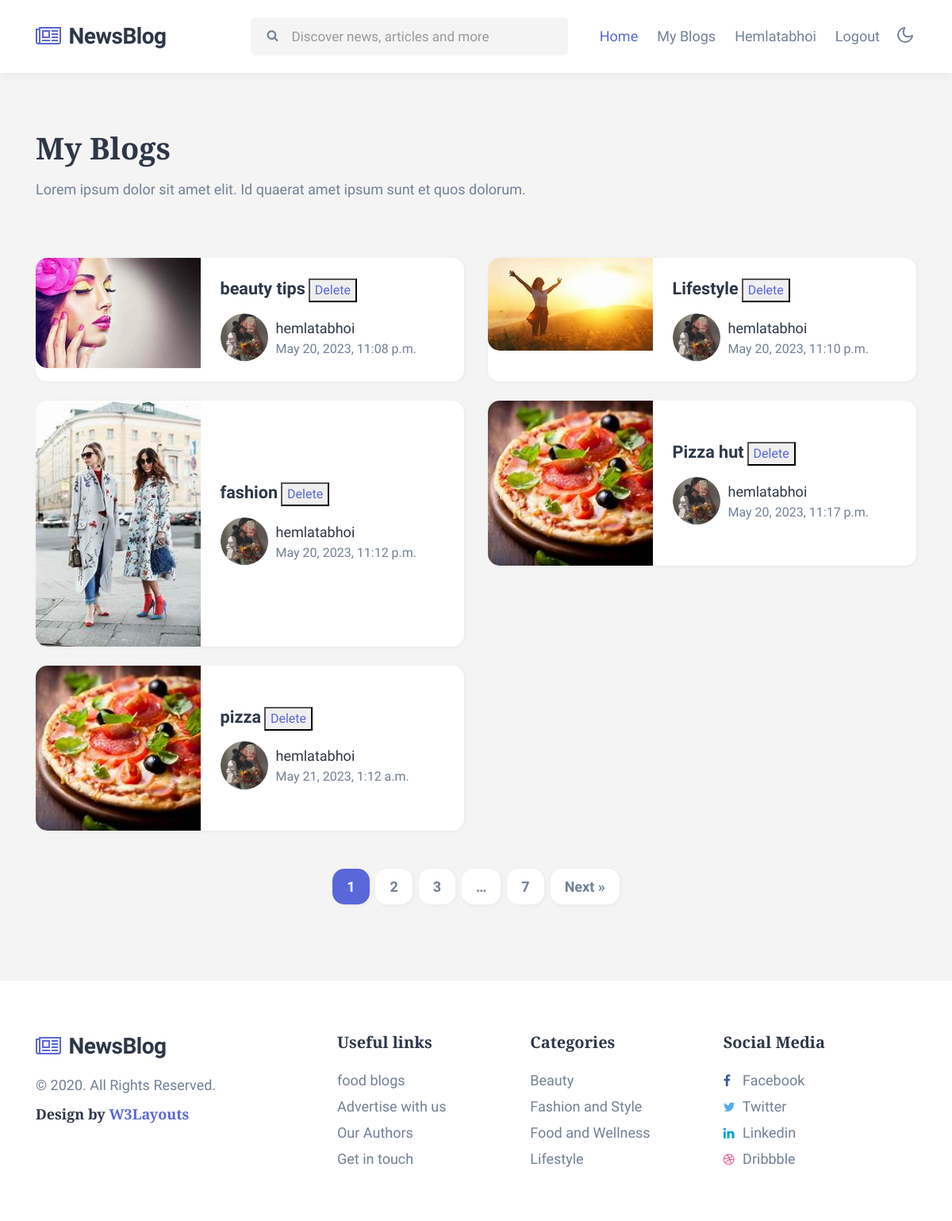
/my_blogs/ (signed in), run on the app's committed database.
### blogapp/models.py (models this page shows, shortened)
class User(models.Model):
    v1 = [('Male', 'Male'),
          ('Female', 'Female'),
          ('Others', 'Others')]
    first_name = models.CharField(max_length=150)
    last_name = models.CharField(max_length=150)
    email = models.EmailField(unique=True)
    username = models.CharField(max_length=100, unique=True)
    password = models.CharField(max_length=100)
    gender = models.CharField(max_length=50, choices=v1)
    pic = models.FileField(upload_to='profile_pics', default='sad.png')

class Blog(models.Model):
    c1 = [('food', 'food'),
          ('lifestyle', 'lifestyle'),
          ('fashion', 'fashion'),
          ('beauty', 'beauty')]
    title = models.CharField(max_length=150)
    des = models.TextField()
    pic = models.FileField(upload_to='blog_photos', default='sad.jpg')
    time = models.DateTimeField(auto_now=True)
    user = models.ForeignKey(User, on_delete= models.CASCADE)
    category = models.CharField(max_length=150, choices=c1)

### blogapp/views.py (the view)
# urls.py: path('my_blogs/', my_blogs, name='my_blogs'),
def my_blogs(request):
    try:
        u1 = User.objects.get(email = request.session['email'])
        l1 = Blog.objects.filter(user = u1)
        return render(request, 'my_blogs.html', {'userdata':u1, 'user_blogs': l1})
    except:
        return redirect('login')

### blogapp/templates/my_blogs.html
{% extends 'base.html' %}
{% load static %}
{% block content %}
<div class="w3l-homeblock2 w3l-homeblock5 py-5">
    <div class="container pt-md-4 pb-md-5">
        <h3 class="category-title mb-3">My Blogs</h3>
        <p class="mb-sm-5 mb-4 max-width">Lorem ipsum dolor sit amet elit. Id quaerat amet ipsum sunt et quos dolorum.</p>
        <div class="row">
            {% for i in user_blogs %}
            <div class="col-lg-6 mt-4">
                <div class="bg-clr-white hover-box">
                    <div class="row">
                        <div class="col-sm-5 position-relative">
                            <a href="#blog-single.html" class="image-mobile">
                                <img class="card-img-bottom d-block radius-image-full" src="{{i.pic.url}}" alt="Card image cap">
                            </a>
                        </div>
                        <div class="col-sm-7 card-body blog-details align-self">
                            <a href="{% url 'single_blog' i.id %}" class="blog-desc">{{i.title}}
                            </a>
                            <button><a href="{% url 'delete_blog' i.id %}">Delete</a></button>
                            <div class="author align-items-center">
                                <img src="{{i.user.pic.url}}" alt="" class="img-fluid rounded-circle">
                                <ul class="blog-meta">
                                    <li>
                                        <a href="author.html">{{i.user.username}}</a>
                                    </li>
                                    <li class="meta-item blog-lesson">
                                        <span class="meta-value">{{i.time}}</span>
                                    </li>
                                </ul>
                            </div>
                        </div>
                    </div>
                </div>
            </div>
            {% endfor %}
        </div>
        <ul class="site-pagination text-center mt-md-5 mt-4">
            <li><span aria-current="page" class="page-numbers current">1</span></li>
            <li><a class="page-numbers" href="#page2">2</a></li>
            <li><a class="page-numbers" href="#page3">3</a></li>
            <li><span class="page-numbers dots">…</span></li>
            <li><a class="page-numbers" href="#page7">7</a></li>
            <li><a class="next page-numbers" href="#next">Next »</a></li>
        </ul>
    </div>
</div>
{% endblock %}

### blogapp/templates/base.html (shortened to what this page needs)
{% load static %}
<!doctype html>
<html lang="en">
  <head>
    <link rel="stylesheet" href="{% static 'assets/css/style-starter.css' %}">
  </head>
  <body>
<header class="w3l-header">
	<div class="container">
	<nav class="navbar navbar-expand-lg navbar-light fill px-lg-0 py-0 px-sm-3 px-0">
			<a class="navbar-brand" href="{% url 'index' %}">
				<span class="fa fa-newspaper-o"></span>NewsBlog</a>
			<div class="collapse navbar-collapse" id="navbarSupportedContent">
				<nav class="mx-auto">
					<div class="search-bar">
						<form class="search" action="{% url 'search' %}" method="get" >
							<input type="search" class="search__input" name="search" placeholder="Discover news, articles and more"
								onload="equalWidth()" required>
							<span class="fa fa-search search__icon"></span>
						</form>
					</div>
				</nav>
				<ul class="navbar-nav">
					<li class="nav-item active">
						<a class="nav-link" href="{% url 'index' %}">Home</a>
					</li>
          {% if userdata %}
					<li class="nav-item @@contact__active">
						<a class="nav-link" href="{% url 'my_blogs' %}">My Blogs</a>
					</li>
          <li class="nav-item @@contact__active">
						<a class="nav-link" href="">{{userdata.username}}</a>
					</li>
          <li class="nav-item @@contact__active">
						<a class="nav-link" href="{% url 'logout' %}">Logout</a>
					</li>
          {% endif %}
				</ul>
			</div>
			<div class="mobile-position">
				<nav class="navigation">
					<div class="theme-switch-wrapper">
						<label class="theme-switch" for="checkbox">
							<div class="mode-container">
								<i class="gg-moon"></i>
							</div>
						</label>
					</div>
				</nav>
			</div>
		</div>
</header>
{% block content %}
{% endblock %}
<section class="app-footer">
    <footer class="footer-28 py-5">
      <div class="footer-bg-layer">
        <div class="container py-lg-3">
          <div class="row footer-top-28">
            <div class="col-lg-4 footer-list-28 copy-right mb-lg-0 mb-sm-5 mt-sm-0 mt-4">
              <a class="navbar-brand mb-3" href="index.html">
                <span class="fa fa-newspaper-o"></span> NewsBlog</a>
              <p class="copy-footer-28"> © 2020. All Rights Reserved. </p>
              <h5 class="mt-2">Design by <a href="https://w3layouts.com/">W3Layouts</a></h5>
            </div>
            <div class="col-lg-8 row">
              <div class="col-sm-4 col-6 footer-list-28">
                <h6 class="footer-title-28">Useful links</h6>
                <ul>
                  <li><a href="#categories">food blogs</a></li>
                  <li><a href="#advertise">Advertise with us</a></li>
                  <li><a href="#authors">Our Authors</a></li>
                  <li><a href="contact.html">Get in touch</a></li>
                </ul>
              </div>
              <div class="col-sm-4 col-6 footer-list-28">
                <h6 class="footer-title-28">Categories</h6>
                <ul>
                  <li><a href="beauty.html">Beauty</a></li>
                  <li><a href="fashion.html">Fashion and Style</a></li>
                  <li><a href="#food"> Food and Wellness</a></li>
                  <li><a href="#lifestyle">Lifestyle</a></li>
                </ul>
              </div>
              <div class="col-sm-4 col-6 footer-list-28 mt-sm-0 mt-4">
                <h6 class="footer-title-28">Social Media</h6>
                <ul class="social-icons">
                  <li class="facebook">
                    <a href="#facebook"><span class="fa fa-facebook"></span> Facebook</a></li>
                  <li class="twitter"> <a href="#twitter"><span class="fa fa-twitter"></span> Twitter</a></li>
                  <li class="linkedin"> <a href="#linkedin"><span class="fa fa-linkedin"></span> Linkedin</a></li>
                  <li class="dribbble"><a href="#dribbble"><span class="fa fa-dribbble"></span> Dribbble</a></li>
                </ul>
              </div>
            </div>
          </div>
        </div>
      </div>
    </footer>
  </section>
  </body>
  </html>

### data on the page
User: username "Hemlatabhoi"
Blog: pic (picture), title "beauty tips", user.pic (placeholder picture), user.username "hemlatabhoi", time "May 20, 2023, 11:08 p.m."
Blog: pic (picture), title "Lifestyle", user.pic (placeholder picture), user.username "hemlatabhoi", time "May 20, 2023, 11:10 p.m."
Blog: pic (picture), title "fashion", user.pic (placeholder picture), user.username "hemlatabhoi", time "May 20, 2023, 11:12 p.m."
Blog: pic (picture), title "Pizza hut", user.pic (placeholder picture), user.username "hemlatabhoi", time "May 20, 2023, 11:17 p.m."
Blog: pic (picture), title "pizza", user.pic (placeholder picture), user.username "hemlatabhoi", time "May 21, 2023, 1:12 a.m."
